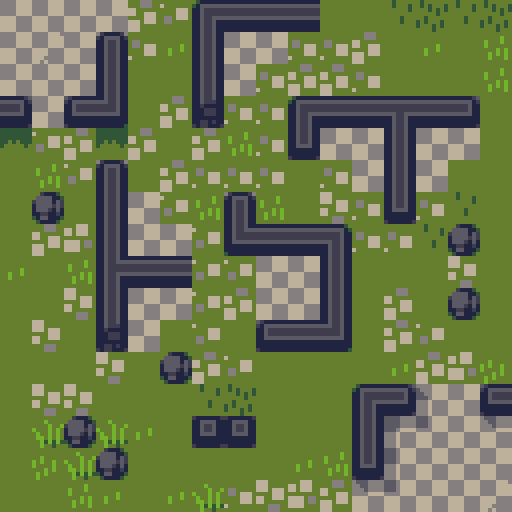

This is a level from a 2D game, rendered from its Tiled map with the project's own tilesets. A one-line summary and the map file follow, with tile-layer data summarised:
An orthogonal 16x16 tile map with 32x32 px tiles, 2 tile layers (Top, Bottom).

<map version="1.0" orientation="orthogonal" renderorder="right-down" width="16" height="16" tilewidth="32" tileheight="32" nextobjectid="1">
 <tileset firstgid="1" name="tileset" tilewidth="32" tileheight="32" tilecount="576">
  <image source="tileset.png" width="1024" height="576" />
 </tileset>
 <layer name="Top" width="16" height="16">
  <data>[256 cells, 256 non-empty, 2 distinct tile ids]</data>
 </layer>
 <layer name="Bottom" width="16" height="16">
  <data>[256 cells, 256 non-empty, 130 distinct tile ids]</data>
 </layer>
</map>